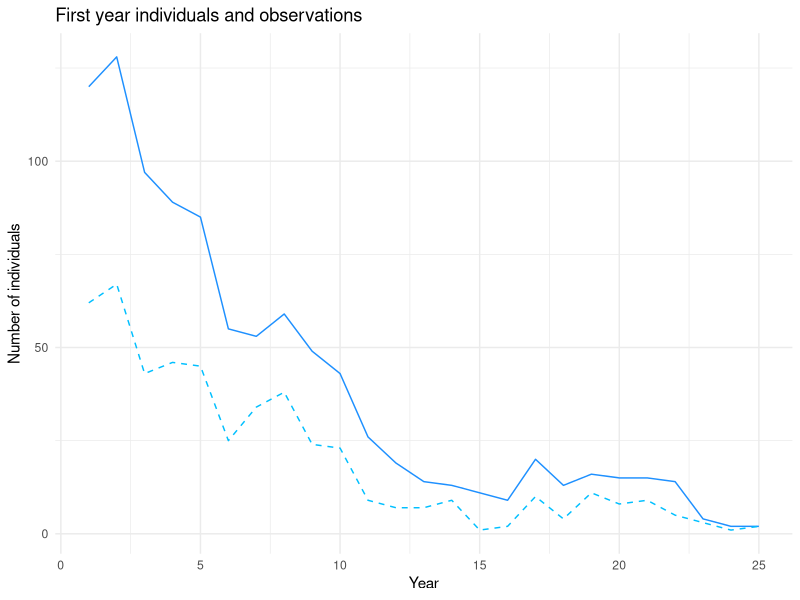
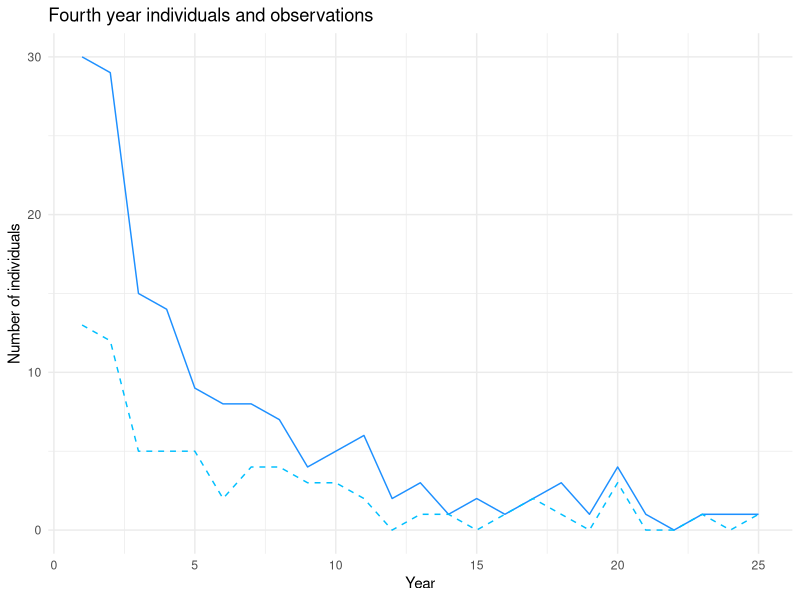
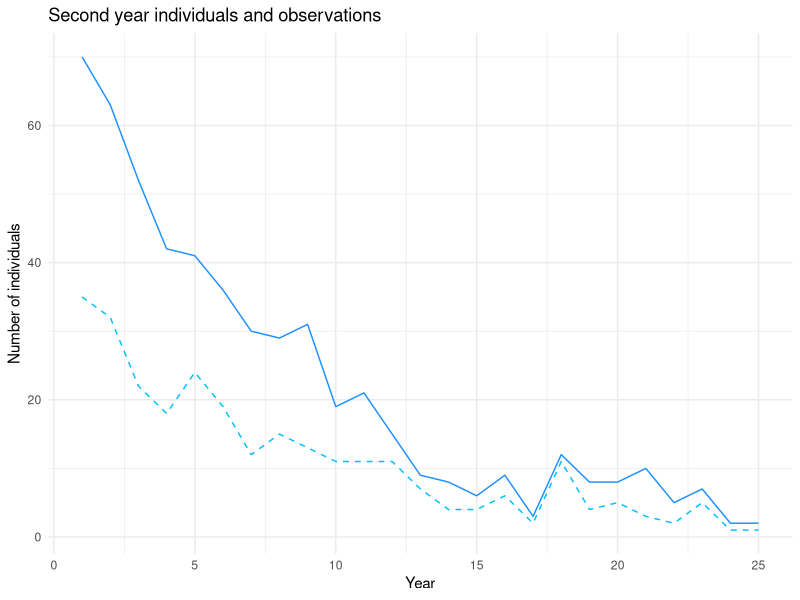
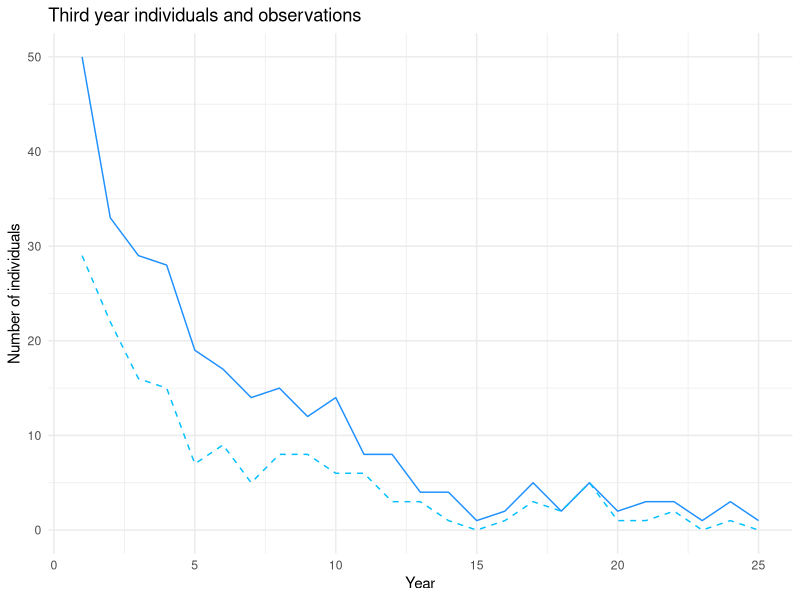

Here is the R script that generated these plots, in order:
library(ggplot2)
library(gridExtra)
# simulating a BAS stochastic model by creating functions for each sub-process

# survival
survival <- function(pop, phi){
    newpop <- rep(0, length(pop))
    for (i in 1:length(pop)){
        newpop[i] <- rbinom(1, pop[i], phi)
    }
    return(newpop)
}

# ageing
ageing <- function(pop){
    newpop <- rep(0, length(pop))
    for (i in 1:(length(pop)-1)){
        newpop[i+1] <- pop[i]
    }
    return(newpop)
}

# reproduction
reproduction <- function(pop, rho){
    births <- 0
    for (i in 1:length(pop)){
        births <- births + rpois(1, pop[i]*rho[i])
    }
    pop[1] <- births
    return(pop)
}

# additional function for detection
detection <- function(pop, p){
    detected <- rep(0, length(pop))
    for (i in 1:length(pop)){
        detected[i] <- rbinom(1, pop[i], p)
    }
    return(detected)
}


# putting it all together to observe dynamics
model <- function(N0, phi, rho, p, nyears=25){
    pop <- matrix(, nrow=nyears, ncol=length(N0))
    obs <- matrix(, nrow=nyears, ncol=length(N0))
    pop[1,] <- N0
    obs[1,] <- detection(pop[1,], p)
    for (i in 2:nyears){
        pop[i,] <- pop[i-1,] |> survival(phi) |> ageing() |> reproduction(rho)
        obs[i,] <- pop[i,] |> detection(p)
    }

    # return results as data frame
    dat <- data.frame(
        year = 1:nyears,
        pop_1 = pop[,1], pop_2 = pop[,2], pop_3 = pop[,3], pop_4 = pop[,4],
        pop_total = rowSums(pop),
        obs_1 = obs[,1], obs_2 = obs[,2], obs_3 = obs[,3], obs_4 = obs[,4],
        obs_total = rowSums(obs)
    )
    return(dat)
}

# testing
n0 <- c(120, 70, 50, 30)
phi <- c(0.45, 0.7, 0.7, 0.0)
rho <- c(0.0, 0.9, 1.9, 0.0)
p <- 0.5

sim <- model(n0, phi, rho, p, 25)

# Plotting first year individuals and observation
first_year <- ggplot(sim, aes(x=year)) +
    geom_line(aes(y=pop_1), color="dodgerblue") +
    geom_line(aes(y=obs_1), color="deepskyblue", linetype="dashed") +
    theme_minimal() + 
    labs(title="First year individuals and observations", x="Year", y="Number of individuals")

# Similar for 2nd/3rd/4th year
second_year <- ggplot(sim, aes(x=year)) +
    geom_line(aes(y=pop_2), color="dodgerblue") +
    geom_line(aes(y=obs_2), color="deepskyblue", linetype="dashed") +
    theme_minimal() + 
    labs(title="Second year individuals and observations", x="Year", y="Number of individuals") 

third_year <- ggplot(sim, aes(x=year)) +
    geom_line(aes(y=pop_3), color="dodgerblue") +
    geom_line(aes(y=obs_3), color="deepskyblue", linetype="dashed") +
    theme_minimal() + 
    labs(title="Third year individuals and observations", x="Year", y="Number of individuals")

fourth_year <- ggplot(sim, aes(x=year)) +
    geom_line(aes(y=pop_4), color="dodgerblue") +
    geom_line(aes(y=obs_4), color="deepskyblue", linetype="dashed") +
    theme_minimal() + 
    labs(title="Fourth year individuals and observations", x="Year", y="Number of individuals")

# put plots in a list to produce the output png, this is a bit clunky but it works
plot_list <- list(first_year, second_year, third_year, fourth_year)
ggsave(file="plots/yearlybreakdown.png", arrangeGrob(grobs=plot_list, ncol=2, nrow=2), width=16, height=9)